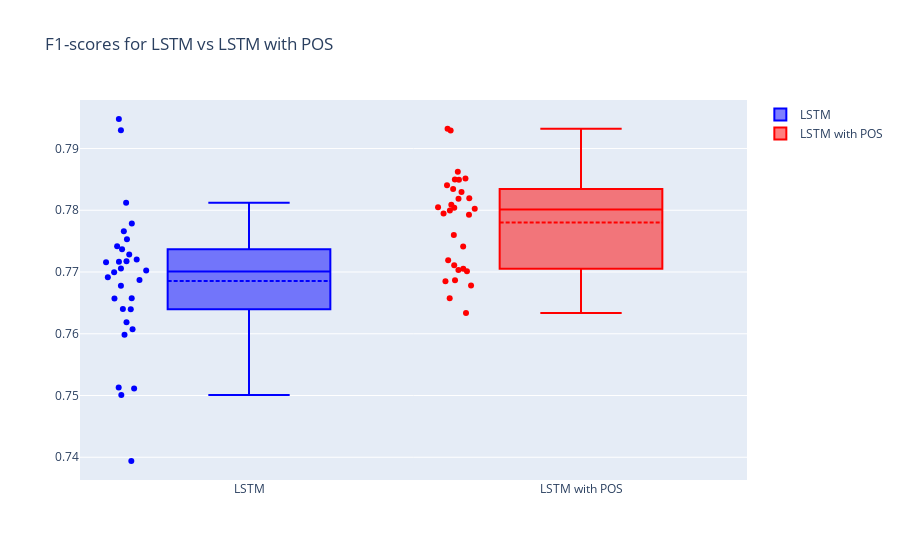

Notebook code for this chart:
### Markdown cell above
### Comparison

### Code cell
import plotly.express as px
import plotly.graph_objects as go
import pandas as pd

df_lstm_results = pd.DataFrame(lstm_results)
df_lstm_with_pos_results = pd.DataFrame(lstm_with_pos_results)

fig = go.Figure()

fig.add_trace(
    go.Box(
        y=df_lstm_results["f1_scores"],
        name="LSTM",
        boxmean=True,
        boxpoints="all",
        marker=dict(color="blue"),
    )
)

fig.add_trace(
    go.Box(
        y=df_lstm_with_pos_results["f1_scores"],
        name="LSTM with POS",
        boxmean=True,
        boxpoints="all",
        marker=dict(color="red"),
    )
)

fig.update_layout(title="F1-scores for LSTM vs LSTM with POS")

fig.show()

### Figure 1 — Plotly figure (JSON) as saved in the notebook; plotly's stock layout.template omitted (floating-point values rounded to 4 significant figures)
{"data": [{"boxmean": true, "boxpoints": "all", "marker": {"color": "blue"}, "name": "LSTM", "type": "box", "y": [0.77, 0.7702, 0.7716, 0.7691, 0.7717, 0.7598, 0.764, 0.7394, 0.7948, 0.7657, 0.7728, 0.7657, 0.7753, 0.793, 0.764, 0.7607, 0.7812, 0.772, 0.7717, 0.7742, 0.7779, 0.7705, 0.7737, 0.7678, 0.7511, 0.7766, 0.7501, 0.7687, 0.7513, 0.7619]}, {"boxmean": true, "boxpoints": "all", "marker": {"color": "red"}, "name": "LSTM with POS", "type": "box", "y": [0.78, 0.7795, 0.7705, 0.7703, 0.776, 0.783, 0.7701, 0.7819, 0.7678, 0.7841, 0.7741, 0.7719, 0.7793, 0.7929, 0.7851, 0.7834, 0.7803, 0.7634, 0.7932, 0.7687, 0.7805, 0.7658, 0.7819, 0.7809, 0.7685, 0.7862, 0.785, 0.7711, 0.7804, 0.7849]}], "layout": {"title": {"text": "F1-scores for LSTM vs LSTM with POS"}}}
